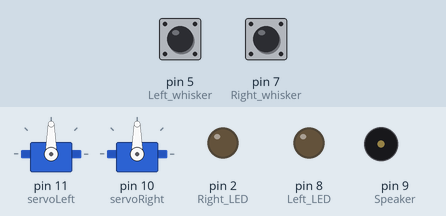
This sketch was run on a simulated Arduino Uno, built with avr-gcc and run on an emulated ATmega328P. Shown: 2 × servo, output pins drawn as LEDs (lit = HIGH), buzzer (waves = sounding). Inputs (shaded band) come from the test bench; at power-on: pin 5 (Left_whisker) HIGH, pin 7 (Right_whisker) HIGH. What the sketch prints to the serial monitor is not drawn.

Above: at 6.4 s.
6.5 s: pin 5 (Left_whisker) pulled LOW for 0.15 s
At 6.57 s:
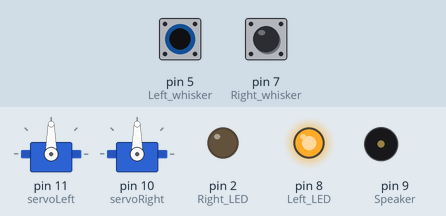
8.1 s: pin 7 (Right_whisker) pulled LOW for 0.15 s
At 8.17 s:
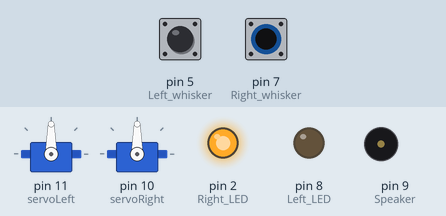
9.7 s: pin 7 (Right_whisker) pulled LOW for 3.2 s
At 14.1 s:
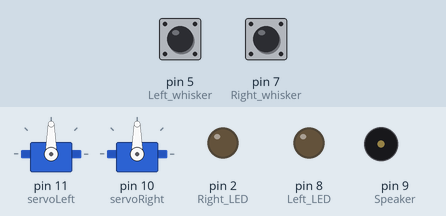
14.4 s: pin 5 (Left_whisker) pulled LOW for 3.2 s
At 15.3 s:
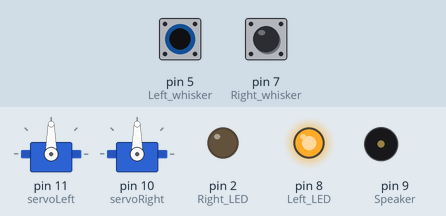
Timing chart, 0 to 19.1 s (numbered marks = the images above; inputs shaded):
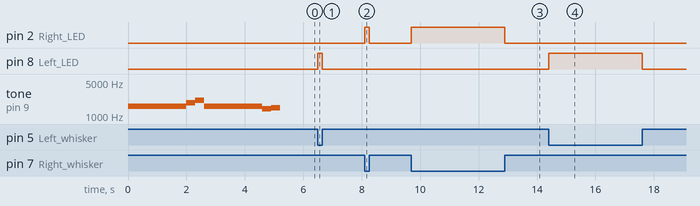

The sketch:

follow-the-z-v1.ino
```cpp
#include <Servo.h>

Servo servoRight;
Servo servoLeft;

void setup() {
  servoLeft.attach(11);
  servoRight.attach(10);

  pinMode(7, INPUT); //Right whisker
  pinMode(5, INPUT); //Left whisker
  pinMode(9, OUTPUT); //Speaker
  pinMode(8, OUTPUT); //Left LED
  pinMode(2, OUTPUT); //Right LED
  Serial.begin(9600);

  int numberOfNotes = 12;
  int notes[] = {1568, 1568, 1568, 1568, 1865, 2093, 1568, 1568, 1568, 1568, 1397, 1480};
  int tempo[] = {500, 500, 500, 500, 300, 300, 500, 500, 500, 500, 300, 300};

  play(notes, tempo, numberOfNotes);

}

void loop() {
  byte wRight = digitalRead(7);
  byte wLeft = digitalRead(5);

  //Turn led on depending on whiskers
  if(wRight == 0){
    digitalWrite(2, HIGH);
  }else if(wLeft == 0){
    digitalWrite(8, HIGH);
  }else{
    digitalWrite(2, LOW);
    digitalWrite(8, LOW);
  }
}

void forward(double distance){
  double speed = 0.16;
  double time = (distance/100) / speed;
  servoLeft.writeMicroseconds(1650);
  servoRight.writeMicroseconds(1400);
  delay(time*1000);
  servoLeft.writeMicroseconds(1500);
  servoRight.writeMicroseconds(1500);
}

void turn(String direction){
  if(direction == "right"){
    for(int speed = 0; speed <= 110; speed += 2){
      Serial.print(speed);
      servoLeft.writeMicroseconds(1700);
      servoRight.writeMicroseconds(1390 + speed);
      delay(40);
    }
  }else if(direction == "left"){
    for(int speed = 0; speed <= 50; speed+2){
      servoLeft.writeMicroseconds(1700 - speed);
      servoRight.writeMicroseconds(1390);
    }
  }
  servoLeft.writeMicroseconds(1500);
  servoRight.writeMicroseconds(1500);
}

void maneuver(int speedLeft, int speedRight, int msTime){
  servoLeft.writeMicroseconds(speedLeft);
  servoRight.writeMicroseconds(speedRight);
  if(msTime == -1){
    servoLeft.detach();
    servoRight.detach();
  }
  delay(msTime);
  servoLeft.writeMicroseconds(1500);
  servoRight.writeMicroseconds(1500);
}

void play(int notes[], int tempo[], int numb){
  for(int i = 0; i < numb; i++){
    Serial.print(notes[i]);
    tone(9, notes[i], tempo[i]);
    delay(tempo[i]);
  }
}


/*void playMusic(){
   tone(9, 1568, 500);
  delay(500);
  tone(9, 1568, 500);
  delay(500);
  tone(9, 1568, 500);
  delay(500);
  tone(9, 1568, 500);
  delay(500);

  tone(9, 1865, 300);
  delay(300);
  tone(9, 2093, 300);
  delay(300);

  tone(9, 1568, 500);
  delay(500);
  tone(9, 1568, 500);
  delay(500);
  tone(9, 1568, 500);
  delay(500);
  tone(9, 1568, 500);
  delay(500);

  tone(9, 1397, 400);
  delay(400);
  tone(9, 1480, 300);
  delay(300);
}*/
```

Measured:
- after the input at 6.5 s, pin 8 (Left_LED): LOW → HIGH at once, → LOW 0.15 s later
- after the input at 8.1 s, pin 2 (Right_LED): LOW → HIGH at once, → LOW 0.15 s later
- after the input at 9.7 s, pin 2 (Right_LED): LOW → HIGH at once, → LOW 3.2 s later
- after the input at 14.4 s, pin 8 (Left_LED): LOW → HIGH at once, → LOW 3.2 s later
